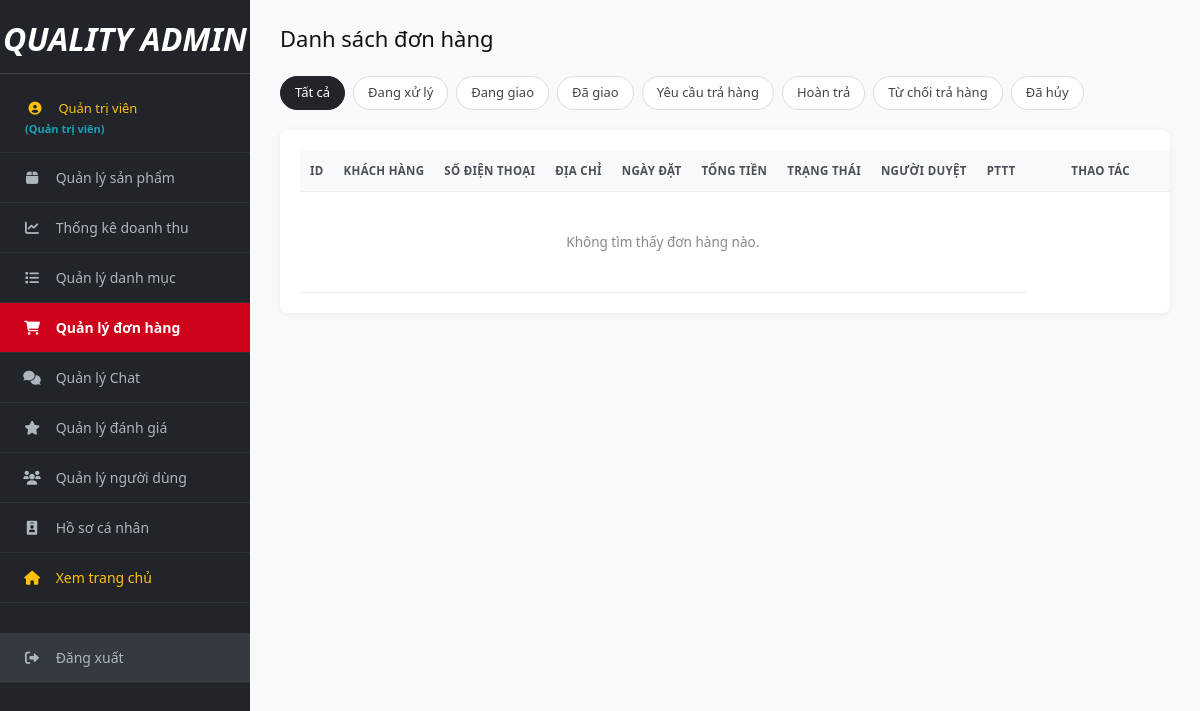
The page /Admin/QuanLyDonHang.php (signed in) on the database as committed earlier.
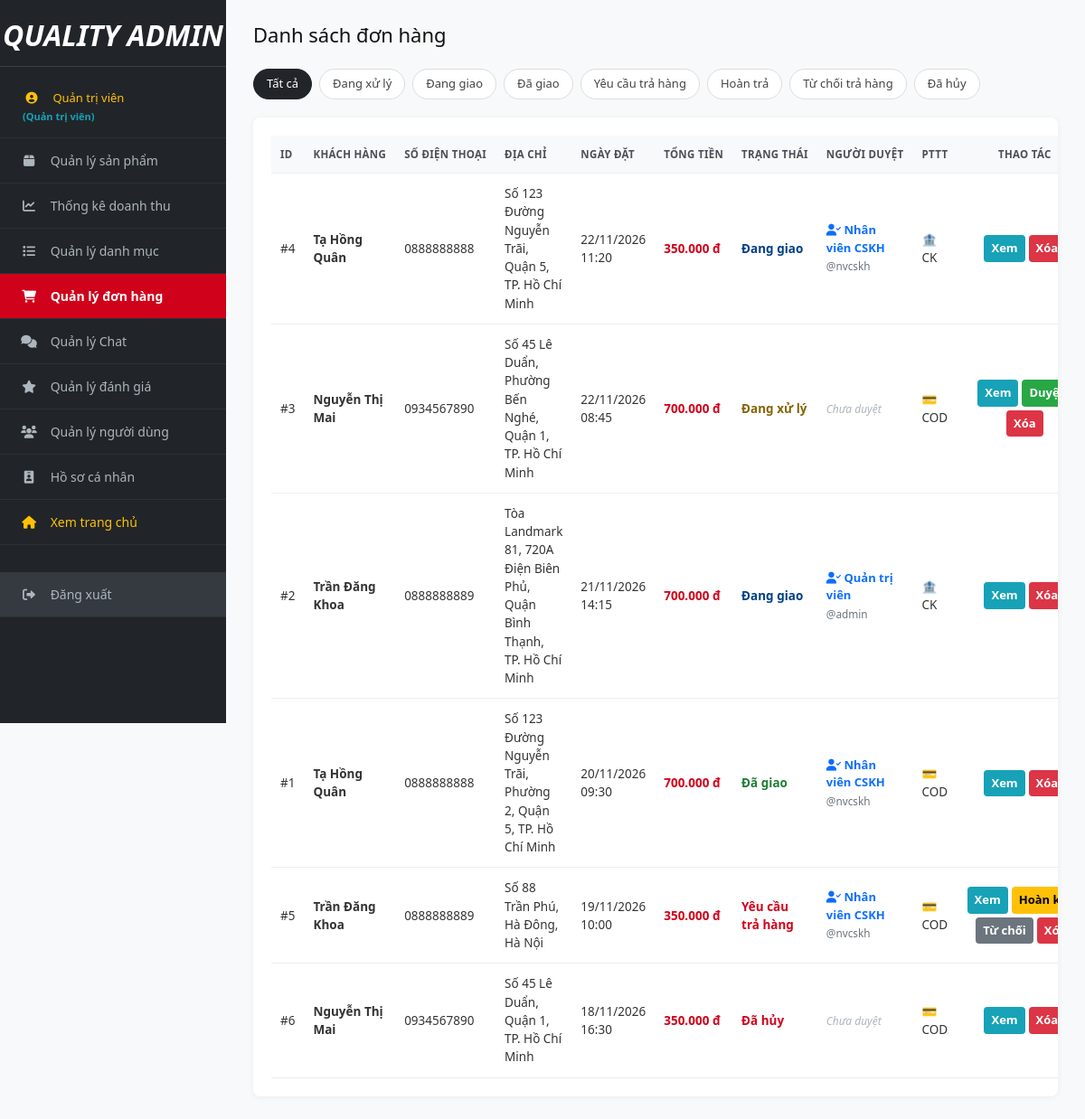
The same page on the database as committed later.
### tables this page shows
CREATE TABLE IF NOT EXISTS `tbl_donhang` (
  `IdDonHang` int(10) NOT NULL AUTO_INCREMENT,
  `IdNguoiDung` int(10) NOT NULL,
  `IdNhanVienTao` int(10),
  `NgayDat` datetime NOT NULL DEFAULT CURRENT_TIMESTAMP,
  `TongTien` int(12) NOT NULL DEFAULT 0,
  `DiaChi` varchar(255) NOT NULL,
  `DienThoai` varchar(50) NOT NULL,
  `TinhTrang` varchar(50) NOT NULL DEFAULT 'Đang xử lý',
  `PhuongThucThanhToan` varchar(50) DEFAULT 'COD',
  `GhiChu` text,
  PRIMARY KEY (`IdDonHang`),
  KEY `IdNguoiDung` (`IdNguoiDung`)
);

CREATE TABLE IF NOT EXISTS `tbl_nguoidung` (
  `IdNguoiDung` int(10) NOT NULL AUTO_INCREMENT,
  `HoTen` varchar(100) NOT NULL,
  `TenDangNhap` varchar(50) NOT NULL,
  `MatKhau` varchar(100) NOT NULL,
  `Email` varchar(100) NOT NULL,
  `DienThoai` varchar(20) NOT NULL,
  `QuyenHan` tinyint(1) NOT NULL DEFAULT '2',  
  `Khoa` tinyint(1) NOT NULL DEFAULT '0',      
  PRIMARY KEY (`IdNguoiDung`)
);

### Admin/QuanLyDonHang.php (called while the page is built)
<?php
require_once __DIR__ . '/qldonhang/index.php';
?>

### model/donhang.php (called while the page is built, shortened)
<?php
class DONHANG {
    public function laytatcadonhang($loc_trangthai = '') {
        $db = DATABASE::connect();
        try {
            $sql = "SELECT dh.*, nd.HoTen, nd.TenDangNhap,
                           nv.HoTen AS NhanVien_HoTen, nv.TenDangNhap AS NhanVien_TenDangNhap
                    FROM tbl_donhang dh
                    LEFT JOIN tbl_nguoidung nd ON dh.IdNguoiDung = nd.IdNguoiDung
                    LEFT JOIN tbl_nguoidung nv ON dh.IdNhanVienTao = nv.IdNguoiDung";
            $sql .= " ORDER BY dh.NgayDat DESC";
            $cmd = $db->prepare($sql);
            $cmd->execute();
            return $cmd->fetchAll();
        } catch (PDOException $e) {
            return [];
        }
    }
}
?>

### Admin/qldonhang/main.php (the view, shortened to what this page needs)
<?php
require_once __DIR__ . '/../inc/top.php';
require_once __DIR__ . '/../../model/donhang.php';
$dh = new DONHANG();
$loc_status = $_GET['status'] ?? '';
$orders = $dh->laytatcadonhang($loc_status);
?>
<div class="header-page">
    <h1>Danh sách đơn hàng</h1>
</div>
<div style="display: flex; gap: 8px; flex-wrap: wrap; margin-bottom: 20px;">
    <?php
    $statuses = [
        '' => 'Tất cả',
        'Đang xử lý' => 'Đang xử lý',
        'Đang giao' => 'Đang giao',
        'Đã giao' => 'Đã giao',
        'Yêu cầu trả hàng' => 'Yêu cầu trả hàng',
        'Hoàn trả' => 'Hoàn trả',
        'Từ chối trả hàng' => 'Từ chối trả hàng',
        'Đã hủy' => 'Đã hủy'
    ];
    foreach ($statuses as $stKey => $stLabel):
        $activeClass = ($loc_status === $stKey);
    ?>
        <a href="?status=<?= urlencode($stKey) ?>"
           style="padding: 6px 14px; border-radius: 20px; font-size: 13px; text-decoration: none; font-weight: 500; border: 1px solid <?= $activeClass ? '#212529' : '#ddd' ?>; background: <?= $activeClass ? '#212529' : '#fff' ?>; color: <?= $activeClass ? '#fff' : '#444' ?>;">
            <?= $stLabel ?>
        </a>
    <?php endforeach; ?>
</div>
<div class="table-container">
    <table class="table-wide">
        <thead>
            <tr>
                <th style="width: 50px;">ID</th>
                <th>Khách hàng</th>
                <th>Số điện thoại</th>
                <th>Địa chỉ</th>
                <th>Ngày đặt</th>
                <th>Tổng tiền</th>
                <th>Trạng thái</th>
                <th>Người duyệt</th>
                <th>PTTT</th>
                <th style="text-align: center; width: 170px; min-width: 150px;">Thao tác</th>
            </tr>
        </thead>
        <tbody>
            <?php if (!empty($orders)): ?>
                <?php foreach ($orders as $row):
                    $tt = $row['TinhTrang'];
                    $color = ($tt == 'Đang giao' ? '#004085' : ($tt == 'Đã giao' ? '#1e7e34' : ($tt == 'Đang xử lý' ? '#856404' : '#d0021b')));
                ?>
                    <tr>
                        <td>#<?= $row['IdDonHang'] ?></td>
                        <td>
                            <strong><?= htmlspecialchars($row['HoTen'] ?: $row['TenDangNhap'] ?: 'Khách hàng') ?></strong>
                        </td>
                        <td><?= htmlspecialchars($row['DienThoai']) ?></td>
                        <td style="max-width: 180px;"><?= htmlspecialchars($row['DiaChi']) ?></td>
                        <td><?= date('d/m/Y H:i', strtotime($row['NgayDat'])) ?></td>
                        <td><strong style="color: #d0021b;"><?= number_format($row['TongTien'], 0, ',', '.') ?> đ</strong></td>
                        <td style="font-weight: bold; color: <?= $color ?>;">
                            <?= htmlspecialchars($tt) ?>
                        </td>
                        <td>
                            <?php if (!empty($row['NhanVien_HoTen']) || !empty($row['NhanVien_TenDangNhap'])): ?>
                                <span style="font-size: 13px; font-weight: 600; color: #0d6efd; display: inline-block;">
                                    <i class="fa fa-user-check"></i> <?= htmlspecialchars($row['NhanVien_HoTen'] ?: $row['NhanVien_TenDangNhap']) ?>
                                </span>
                                <br><small style="color: #6c757d;">@<?= htmlspecialchars($row['NhanVien_TenDangNhap']) ?></small>
                            <?php else: ?>
                                <span style="font-size: 12px; color: #adb5bd; font-style: italic;">Chưa duyệt</span>
                            <?php endif; ?>
                        </td>
                        <td><?= ($row['PhuongThucThanhToan'] === 'Chuyển khoản' || $row['PhuongThucThanhToan'] === 'BANK') ? '🏦 CK' : '💳 COD' ?></td>
                        <td style="text-align: center;">
                            <div style="display: flex; gap: 4px; justify-content: center; flex-wrap: wrap;">
                                <a href="/Thoi-Trang-Quality/Admin/ChiTietDonHang.php?id=<?= $row['IdDonHang'] ?>" class="btn" style="background: #17a2b8; color: #fff; padding: 5px 8px;">Xem</a>
                                <?php if (in_array($userRole, [1, 4])): ?>
                                    <?php if ($tt === 'Đang xử lý'): ?>
                                        <a href="?action=xacnhan&id=<?= $row['IdDonHang'] ?>" class="btn" style="background: #28a745; color: #fff; padding: 5px 8px;" onclick="return confirm('Xác nhận duyệt giao và TRỪ KHO?')">Duyệt</a>
                                    <?php endif; ?>
                                    <?php if ($tt === 'Yêu cầu trả hàng'): ?>
                                        <a href="?action=hoantra&id=<?= $row['IdDonHang'] ?>" class="btn" style="background: #ffc107; color: #000; padding: 5px 8px;" onclick="return confirm('Chấp nhận hoàn trả và CỘNG LẠI KHO?')">Hoàn kho</a>
                                        <a href="?action=tuchoi&id=<?= $row['IdDonHang'] ?>" class="btn" style="background: #6c757d; color: #fff; padding: 5px 8px;" onclick="return confirm('Từ chối yêu cầu hoàn trả?')">Từ chối</a>
                                    <?php endif; ?>
                                <?php endif; ?>
                                <?php if ($userRole == 1): ?>
                                    <a href="?action=xoa&id=<?= $row['IdDonHang'] ?>" class="btn btn-delete" style="padding: 5px 8px;" onclick="return confirm('Xóa vĩnh viễn đơn hàng này?');">Xóa</a>
                                <?php endif; ?>
                            </div>
                        </td>
                    </tr>
                <?php endforeach; ?>
            <?php else: ?>
                <tr><td colspan="9" style="text-align: center; padding: 40px; color: #888;">Không tìm thấy đơn hàng nào.</td></tr>
            <?php endif; ?>
        </tbody>
    </table>
</div>
<?php require_once __DIR__ . '/../inc/bottom.php'; ?>

### Admin/qldonhang/index.php (shortened to what this page needs)
<?php
require_once __DIR__ . '/../../model/donhang.php';
$action = $_REQUEST['action'] ?? 'macdinh';
switch ($action) {
    case 'macdinh':
        include 'main.php';
        break;
}
?>

### Admin/inc/top.php (shortened to what this page needs)
<?php
$userRole = (int)($_SESSION['user_role'] ?? 2);
$roleTitles = [
    1 => 'Quản trị viên',
    3 => 'NV Kho & Hàng hóa',
    4 => 'NV Bán hàng & CSKH',
    5 => 'Kế toán / Tài chính'
];
$displayRole = $roleTitles[$userRole] ?? 'Nhân viên';
$current_script = basename($_SERVER['PHP_SELF']);
$current_dir = basename(dirname($_SERVER['PHP_SELF']));
?>
<!DOCTYPE html>
<html lang="vi">
<head>
    <link rel="stylesheet" href="https://cdnjs.cloudflare.com/ajax/libs/font-awesome/6.0.0/css/all.min.css">
    <link rel="stylesheet" href="https://cdn.jsdelivr.net/npm/bootstrap@5.3.3/dist/css/bootstrap.min.css">
    <link rel="stylesheet" href="/Thoi-Trang-Quality/Admin/assets/admin.css?v=<?= @filemtime(__DIR__ . '/../assets/admin.css') ?: time() ?>">
</head>
<body>
<div class="sidebar">
    <h2>QUALITY ADMIN</h2>
    <div style="padding: 0 25px 15px; color: #ffc107; font-size: 13px; border-bottom: 1px solid #2c3136;">
        <i class="fa fa-user-circle"></i> <?= htmlspecialchars($_SESSION['user_name'] ?? 'Admin') ?>
        <span style="font-size: 11px; display: block; color: #17a2b8; margin-top: 2px; font-weight: 600;">
            (<?= $displayRole ?>)
        </span>
    </div>
    <a href="/Thoi-Trang-Quality/Admin/index.php" class="<?= ($current_script == 'index.php' && $current_dir == 'Admin') || $current_dir == 'qlmathang' ? 'active' : '' ?>">
        <i class="fa fa-box"></i> Quản lý sản phẩm
    </a>
    <?php if (in_array($userRole, [1, 5])): ?>
    <a href="/Thoi-Trang-Quality/Admin/thongke.php" class="<?= ($current_script == 'thongke.php' || $current_dir == 'thongke') ? 'active' : '' ?>">
        <i class="fa fa-chart-line"></i> Thống kê doanh thu
    </a>
    <?php endif; ?>
    <?php if (in_array($userRole, [1, 3])): ?>
    <a href="/Thoi-Trang-Quality/Admin/QuanLyDanhMuc.php" class="<?= ($current_script == 'QuanLyDanhMuc.php' || $current_dir == 'qldanhmuc') ? 'active' : '' ?>">
        <i class="fa fa-list"></i> Quản lý danh mục
    </a>
    <?php endif; ?>
    <a href="/Thoi-Trang-Quality/Admin/QuanLyDonHang.php" class="<?= ($current_script == 'QuanLyDonHang.php' || $current_dir == 'qldonhang') ? 'active' : '' ?>">
        <i class="fa fa-shopping-cart"></i> Quản lý đơn hàng
    </a>
    <?php if (in_array($userRole, [1, 4])): ?>
    <a href="/Thoi-Trang-Quality/Admin/QuanLyChat.php" class="<?= ($current_script == 'QuanLyChat.php' || $current_dir == 'qlchat') ? 'active' : '' ?>">
        <i class="fa fa-comments"></i> Quản lý Chat
    </a>
    <a href="/Thoi-Trang-Quality/Admin/QuanLyDanhGia.php" class="<?= ($current_script == 'QuanLyDanhGia.php' || $current_dir == 'qldanhgia') ? 'active' : '' ?>">
        <i class="fa fa-star"></i> Quản lý đánh giá
    </a>
    <?php endif; ?>
    <?php if ($userRole == 1): ?>
    <a href="/Thoi-Trang-Quality/Admin/QuanLyNguoiDung.php" class="<?= ($current_script == 'QuanLyNguoiDung.php' || $current_dir == 'qlnguoidung') ? 'active' : '' ?>">
        <i class="fa fa-users"></i> Quản lý người dùng
    </a>
    <?php endif; ?>
    <a href="/Thoi-Trang-Quality/Admin/ktnguoidung/index.php?action=hoso" class="<?= $current_dir == 'ktnguoidung' ? 'active' : '' ?>">
        <i class="fa fa-id-badge"></i> Hồ sơ cá nhân
    </a>
    <a href="/Thoi-Trang-Quality/TrangTin/index.php" style="color: #ffc107;">
        <i class="fa fa-home"></i> Xem trang chủ
    </a>
    <a href="/Thoi-Trang-Quality/Admin/dangxuat.php" style="margin-top: 30px; background: #343a40;">
        <i class="fa fa-sign-out-alt"></i> Đăng xuất
    </a>
</div>
<div class="main-content">

### Admin/inc/bottom.php (shortened to what this page needs)
</div>
</body>
</html>

### Admin/assets/admin.css (style rules this page uses)
*, *::before, *::after { box-sizing: border-box; }
html { width: 100%; }
a { text-decoration: none; }
body { margin: 0; padding: 0; font-family: 'Segoe UI', Arial, sans-serif; background: #f8f9fa; color: #333; width: 100%; min-height: 100vh; display: flex; overflow-x: hidden; }
.sidebar { width: 250px; min-width: 250px; flex-shrink: 0; height: 100vh; background: #212529; color: #fff; position: sticky; top: 0; left: 0; padding-top: 20px; overflow-y: auto; z-index: 1000; }
.sidebar h2 { text-align: center; font-style: italic; font-weight: 900; margin-bottom: 25px; border-bottom: 1px solid #3d4144; padding-bottom: 15px; }
.sidebar a { display: block; color: #adb5bd; text-decoration: none; padding: 14px 22px; border-bottom: 1px solid #2c3136; transition: 0.25s ease; font-size: 14px; }
.sidebar a.active, .sidebar a.admin-active { background: #d0021b; color: #fff; font-weight: 600; }
.sidebar i { width: 20px; text-align: center; margin-right: 10px; }
.main-content { flex: 1; min-width: 0; width: 100%; max-width: 100%; padding: 25px 30px; box-sizing: border-box; overflow-x: hidden; }
.header-page { display: flex; justify-content: space-between; align-items: center; margin-bottom: 25px; flex-wrap: wrap; gap: 15px; }
.header-page h1 { margin: 0; font-size: 22px; color: #111; }
.btn { padding: 8px 14px; border-radius: 4px; text-decoration: none; font-weight: 600; font-size: 13px; display: inline-flex; align-items: center; gap: 6px; border: none; cursor: pointer; transition: all 0.2s ease; white-space: nowrap; }
.btn-delete { background: #dc3545; color: #fff; }
.table-container { background: #fff; padding: 20px; border-radius: 8px; box-shadow: 0 1px 6px rgba(0,0,0,0.06); overflow-x: auto; max-width: 100%; width: 100%; box-sizing: border-box; -webkit-overflow-scrolling: touch; }
table { width: 100%; border-collapse: collapse; }
.table-wide { min-width: 850px; }
th, td { padding: 12px 10px; text-align: left; border-bottom: 1px solid #eee; font-size: 13.5px; vertical-align: middle; }
th { background: #f8f9fa; color: #495057; text-transform: uppercase; font-size: 11.5px; font-weight: 700; letter-spacing: 0.3px; white-space: nowrap; }

Rows that differ between the two databases and show on the page:
added tbl_donhang: IdDonHang "4", IdNguoiDung.HoTen "Tạ Hồng Quân", DienThoai "0888888888", DiaChi "Số 123 Đường Nguyễn Trãi, Quận 5, TP. Hồ Chí Minh", NgayDat "22/11/2026 11:20", TongTien "350.000", TinhTrang "Đang giao", tbl_nguoidung.HoTen "Nhân viên CSKH", tbl_nguoidung.TenDangNhap "nvcskh", PhuongThucThanhToan "🏦 CK"
added tbl_donhang: IdDonHang "3", IdNguoiDung.HoTen "Nguyễn Thị Mai", DienThoai "0934567890", DiaChi "Số 45 Lê Duẩn, Phường Bến Nghé, Quận 1, TP. Hồ Chí Minh", NgayDat "22/11/2026 08:45", TongTien "700.000", TinhTrang "Đang xử lý", shows "Chưa duyệt", PhuongThucThanhToan "💳 COD"
added tbl_donhang: IdDonHang "2", IdNguoiDung.HoTen "Trần Đăng Khoa", DienThoai "0888888889", DiaChi "Tòa Landmark 81, 720A Điện Biên Phủ, Quận Bình Thạnh, TP. Hồ Chí Minh", NgayDat "21/11/2026 14:15", TongTien "700.000", TinhTrang "Đang giao", tbl_nguoidung.HoTen "Quản trị viên", tbl_nguoidung.TenDangNhap "admin", PhuongThucThanhToan "🏦 CK"
added tbl_donhang: IdDonHang "1", IdNguoiDung.HoTen "Tạ Hồng Quân", DienThoai "0888888888", DiaChi "Số 123 Đường Nguyễn Trãi, Phường 2, Quận 5, TP. Hồ Chí Minh", NgayDat "20/11/2026 09:30", TongTien "700.000", TinhTrang "Đã giao", tbl_nguoidung.HoTen "Nhân viên CSKH", tbl_nguoidung.TenDangNhap "nvcskh", PhuongThucThanhToan "💳 COD"
added tbl_donhang: IdDonHang "5", IdNguoiDung.HoTen "Trần Đăng Khoa", DienThoai "0888888889", DiaChi "Số 88 Trần Phú, Hà Đông, Hà Nội", NgayDat "19/11/2026 10:00", TongTien "350.000", TinhTrang "Yêu cầu trả hàng", tbl_nguoidung.HoTen "Nhân viên CSKH", tbl_nguoidung.TenDangNhap "nvcskh", PhuongThucThanhToan "💳 COD"
added tbl_donhang: IdDonHang "6", IdNguoiDung.HoTen "Nguyễn Thị Mai", DienThoai "0934567890", DiaChi "Số 45 Lê Duẩn, Quận 1, TP. Hồ Chí Minh", NgayDat "18/11/2026 16:30", TongTien "350.000", TinhTrang "Đã hủy", shows "Chưa duyệt", PhuongThucThanhToan "💳 COD"
Other text that changed with them:
text no longer shown: "Không tìm thấy đơn hàng nào."
